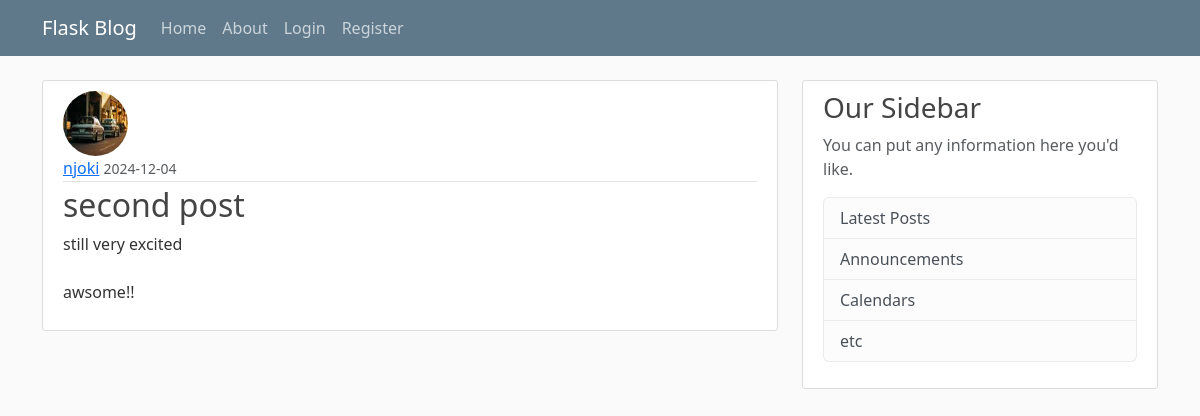
The page /post/2 on the database as committed earlier.
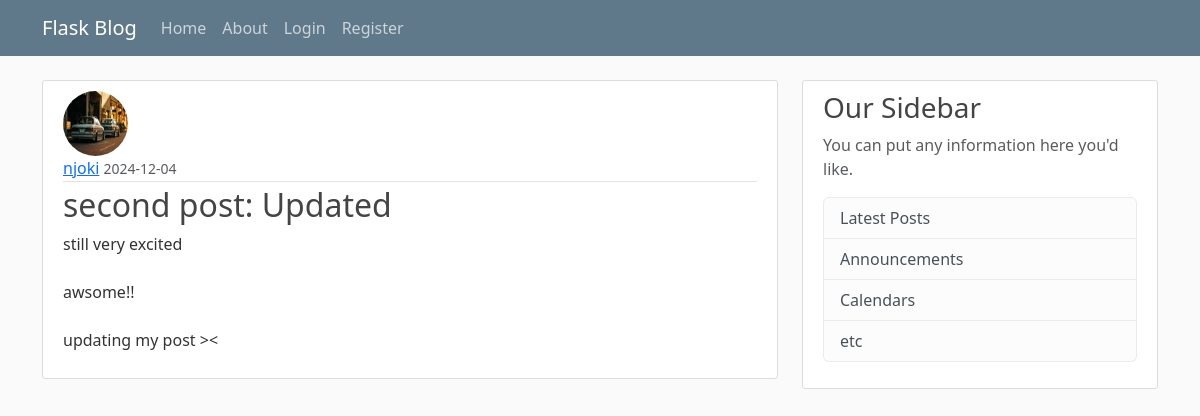
The same page on the database as committed later.
### flaskblog/models.py (models this page shows, shortened)
class User(db.Model, UserMixin):
  id = db.Column(db.Integer, primary_key=True)
  username = db.Column(db.String(20), unique=True, nullable=False)
  email = db.Column(db.String(120), unique=True, nullable=False)
  image_file = db.Column(db.String(20), nullable=False, default='default.jpg')
  password = db.Column(db.String(60), nullable=False)
  posts = db.relationship('Post', backref='author', lazy=True)

class Post(db.Model):
  id = db.Column(db.Integer, primary_key=True)
  title = db.Column(db.String(100), nullable=False)
  date_posted = db.Column(db.DateTime, nullable=False, default=datetime.utcnow)
  content = db.Column(db.Text, nullable=False)
  user_id = db.Column(db.Integer, db.ForeignKey('user.id'), nullable=False)

### flaskblog/routes.py (the view)
@app.route("/post/<int:post_id>")
def post(post_id):
  post = Post.query.get_or_404(post_id)
  return render_template('post.html', title=post.title, post=post)

### flaskblog/templates/post.html (shortened to what this page needs)
{% extends "layouts.html" %}
{% block content %}
  <article class="media content-section">
    <img class="rounded-circle article-img" src="{{ url_for('static', filename='profile_pics/' + post.author.image_file) }}">
    <div class="media-body">
      <div class="article-metadata">
        <a class="mr-2" href="#">{{ post.author.username }}</a>
        <small class="text-muted">{{ post.date_posted.strftime('%Y-%m-%d') }}</small>
      </div>
      <h2 class="article-title">{{ post.title }}</h2>
      <p class="article-content">{{ post.content }}</p>
    </div>
  </article>
{% endblock content%}

### flaskblog/templates/layouts.html (shortened to what this page needs)
<!DOCTYPE html>
<html>
  <head lang="en">
    <link href="https://cdn.jsdelivr.net/npm/bootstrap@5.3.3/dist/css/bootstrap.min.css" rel="stylesheet">
    <link rel="stylesheet" type="text/css" href="{{ url_for('static', filename='main.css') }}">
  </head>
  <body>
    <header class="site-header">
      <nav class="navbar navbar-expand-md navbar-dark bg-steel fixed-top">
        <div class="container">
          <a class="navbar-brand mr-4" href="/">Flask Blog</a>
          <div class="collapse navbar-collapse" id="navbarToggle">
            <div class="navbar-nav mr-auto">
              <a class="nav-item nav-link" href="{{ url_for('home') }}">Home</a>
              <a class="nav-item nav-link" href="{{ url_for('about') }}">About</a>
            </div>
            <div class="navbar-nav">
              {% if current_user.is_authenticated %}
              <a class="nav-item nav-link" href="{{ url_for('new_post') }}">New Post</a>
                <a class="nav-item nav-link" href="{{ url_for('account') }}">Account</a>
                <a class="nav-item nav-link" href="{{ url_for('logout') }}">Logout</a>
              {% else %}
                <a class="nav-item nav-link" href="{{ url_for('login') }}">Login</a>
                <a class="nav-item nav-link" href="{{ url_for('register') }}">Register</a>
              {% endif %}
            </div>
          </div>
        </div>
      </nav>
    </header>
    <main role="main" class="container">
      <div class="row">
        <div class="col-md-8">
          {% block content %}{% endblock %}
        </div>
        <div class="col-md-4">
          <div class="content-section">
            <h3>Our Sidebar</h3>
            <p class='text-muted'>You can put any information here you'd like.
              <ul class="list-group">
                <li class="list-group-item list-group-item-light">Latest Posts</li>
                <li class="list-group-item list-group-item-light">Announcements</li>
                <li class="list-group-item list-group-item-light">Calendars</li>
                <li class="list-group-item list-group-item-light">etc</li>
              </ul>
            </p>
          </div>
        </div>
      </div>
    </main>
  </body>
</html>

### flaskblog/static/main.css (style rules this page uses)
body { background: #fafafa; color: #333333; margin-top: 5rem; }
h1, h2, h3, h4, h5, h6 { color: #444444; }
.bg-steel { background-color: #5f788a; }
.site-header .navbar-nav .nav-link { color: #cbd5db; }
.content-section { background: #ffffff; padding: 10px 20px; border: 1px solid #dddddd; border-radius: 3px; margin-bottom: 20px; }
.article-title { color: #444444; }
.article-content { white-space: pre-line; }
.article-img { height: 65px; width: 65px; margin-right: 16px; }
.article-metadata { padding-bottom: 1px; margin-bottom: 4px; border-bottom: 1px solid #e3e3e3 }

Rows that differ between the two databases and show on the page:
changed Post: title "second post" → "second post: Updated"; content "still very excited awsome!!" → "still very excited awsome!! updating my post ><"
